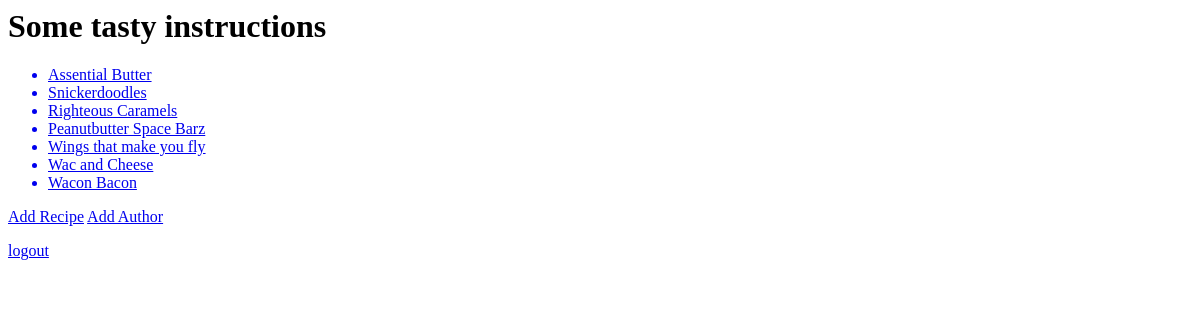
Page /home/ (signed in) on the earlier database version.
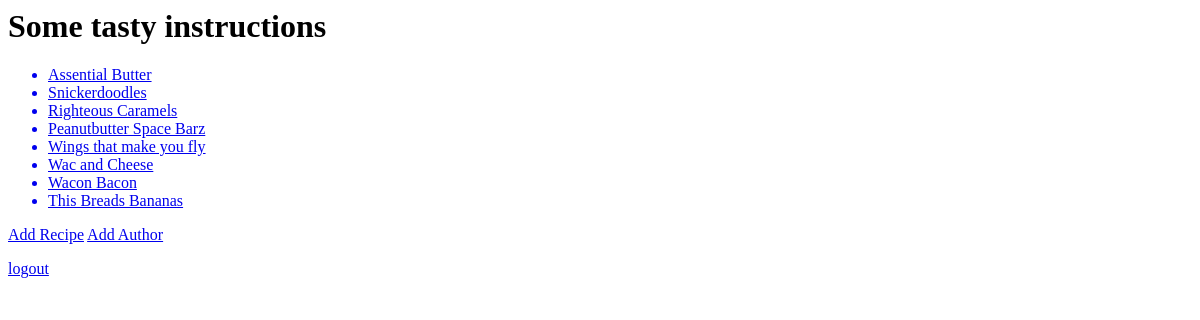
Same page on the later database version.
### recipebox/models.py (models this page shows, shortened)
class Recipe(models.Model):
    title = models.CharField(max_length=50)
    author= models.ForeignKey(Author, on_delete =models.CASCADE)
    description = models.TextField()
    instructions= models.TextField()
    timerequired= models.IntegerField()

### recipebox/views.py (the view)
# urls.py: path('home/', views.index),
@login_required
def index(request):
    html = "index.html"
    recipe= Recipe.objects.all()
    return render(request, html, {'data':recipe})

### recipebox/templates/index.html
<h1>Some tasty instructions</h1>
<ul>
    {% for i in data %}
        <a href="/detail/{{i.id}}/"><li>{{i.title}}
        </li></a>
    {% endfor %}
</ul>
<a href="/recipeadd/">Add Recipe</a>
<a href="/authoradd/">Add Author</a>
<p><a href="/logout/">logout</a></p>

Differences in the rows shown:
added Recipe: title "This Breads Bananas"
